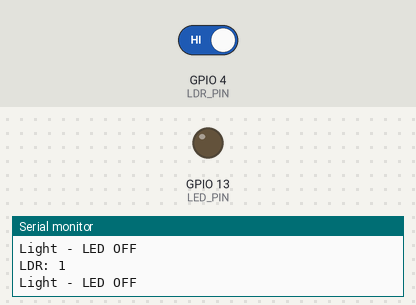
Simulated run of this sketch. Board: ESP32. On the bench: output pins drawn as LEDs (lit = HIGH), the last lines printed to the serial monitor. The test bench sets the inputs (shaded band); at power-on: GPIO 4 (LDR_PIN) HIGH. WiFi joins after 1.5 s; servers stay silent unless stated.

Above: at 3.0 s.
3.1 s: GPIO 4 (LDR_PIN) driven LOW
At 4.2 s:
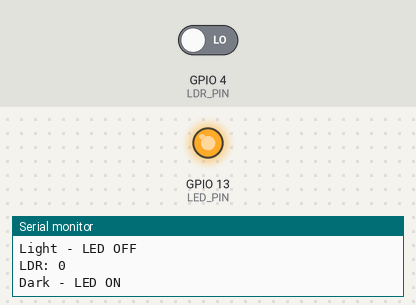
5.3 s: GPIO 4 (LDR_PIN) driven HIGH
At 7.0 s:
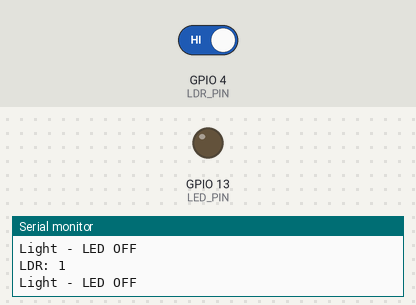
Timing chart, 0 to 8.5 s (numbered marks = the images above; inputs shaded):
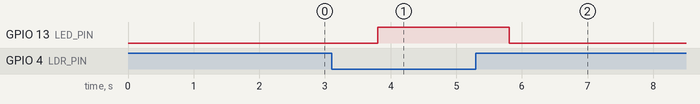

The sketch:

LDR_Blynk.ino
```cpp
#define BLYNK_TEMPLATE_ID "YOUR_TEMPLATE_ID"
#define BLYNK_TEMPLATE_NAME "LDR"
#define BLYNK_AUTH_TOKEN "YOUR_BLYNK_TOKEN"

#include <WiFi.h>
#include <BlynkSimpleEsp32.h>

char ssid[] = "YOUR_WIFI_NAME";
char pass[] = "YOUR_WIFI_PASSWORD";

#define LDR_PIN 4
#define LED_PIN 13

void setup()
{
  Serial.begin(115200);
  pinMode(LDR_PIN, INPUT);
  pinMode(LED_PIN, OUTPUT);
  Blynk.begin(BLYNK_AUTH_TOKEN, ssid, pass);
}

void loop()
{
  Blynk.run();

  int ldrValue = digitalRead(LDR_PIN);

  Serial.print("LDR: ");
  Serial.println(ldrValue);

  Blynk.virtualWrite(V0, ldrValue);

  if (ldrValue == LOW)
  {
    digitalWrite(LED_PIN, HIGH);
    Serial.println("Dark - LED ON");
  }
  else
  {
    digitalWrite(LED_PIN, LOW);
    Serial.println("Light - LED OFF");
  }

  delay(1000);
}
```

Measured:
- after the input at 3.1 s, GPIO 13 (LED_PIN): LOW → HIGH after 0.71 s
- after the input at 5.3 s, GPIO 13 (LED_PIN): HIGH → LOW after 0.51 s
